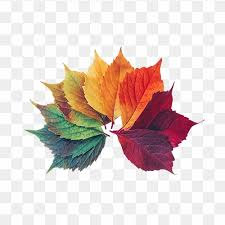
%> input picture HistogramEqualization/download.jpg, 225 x 225 px
$ octave 'Histogram_Equalization .m'   (GNU Octave 9; MATLAB toolbox functions it lacks are replaced by stand-ins)
%> lines starting %> are read from the running program, lines starting %| are printed output that depends on the picture
% Histogram Equalization - Implementation for grayscale images
% Enhances the contrast of an image by equalizing the intensity distribution
% Author: Sai Chandra Mouli (BT22ECI035)

clc;
clear all;
close all;

image = imread('download.jpg');
%> image is the input picture: size 225x225x3 uint8; mean R, G, B 223.3, 209.2, 204.4
gray_image = rgb2gray(image);
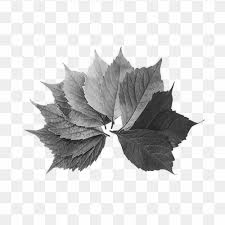
%> gray_image: size 225x225 uint8; min 11, max 255, mean 212.9

% Calculate histogram
[rows, cols] = size(gray_image);
%> rows = 225; cols = 225
L = 256;
histogram = zeros(1, L);
for i = 1:rows
    for j = 1:cols
        histogram(gray_image(i, j) + 1) = histogram(gray_image(i, j) + 1) + 1;
    end
end
%> after the loop, histogram = 256 values, max 9863 at index 255, min 0 at index 1, mean 197.8

% Histogram equalization
cdf = cumsum(histogram) / sum(histogram);
%> cdf = 256 values from 0 to 1
equalized_image = zeros(rows, cols, 'uint8');
for i = 1:rows
    for j = 1:cols
        equalized_image(i, j) = round(cdf(gray_image(i, j) + 1) * (L - 1));
    end
end
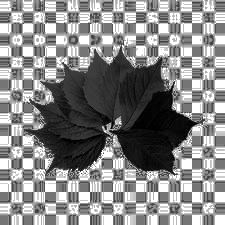
%> equalized_image: size 225x225 uint8; min 0, max 255, mean 135.1

% Calculate equalized histogram
equalized_histogram = zeros(1, L);
for i = 1:rows
    for j = 1:cols
        equalized_histogram(equalized_image(i, j) + 1) = equalized_histogram(equalized_image(i, j) + 1) + 1;
    end
end
%> after the loop, equalized_histogram = 256 values, max 9863 at index 255, min 0 at index 69, mean 197.8

% Calculate cumulative histograms
original_cdf = cumsum(histogram) / sum(histogram);
%> original_cdf = 256 values from 0 to 1
equalized_cdf = cumsum(equalized_histogram) / sum(equalized_histogram);
%> equalized_cdf = 256 values from 0.00176 to 1

% Display results
figure;
subplot(3, 2, 1), imshow(image), title('Original Image');
subplot(3, 2, 2), imshow(gray_image), title('Grayscale Image');
subplot(3, 2, 3), bar(0:L-1, histogram), title('Original Histogram');
subplot(3, 2, 4), imshow(equalized_image), title('Equalized Image');
subplot(3, 2, 5), bar(0:L-1, equalized_histogram), title('Equalized Histogram');

% Plot cumulative histograms
subplot(3, 2, 6);
hold on;
plot(0:L-1, original_cdf, 'r', 'LineWidth', 2); % Original CDF in red
plot(0:L-1, equalized_cdf, 'k', 'LineWidth', 2); % Equalized CDF in black
hold off;
title('Cumulative Histograms');
xlabel('Intensity Levels');
ylabel('Cumulative Probability');
legend('Original CDF', 'Equalized CDF');
xlim([0 255]);
ylim([0 1]);
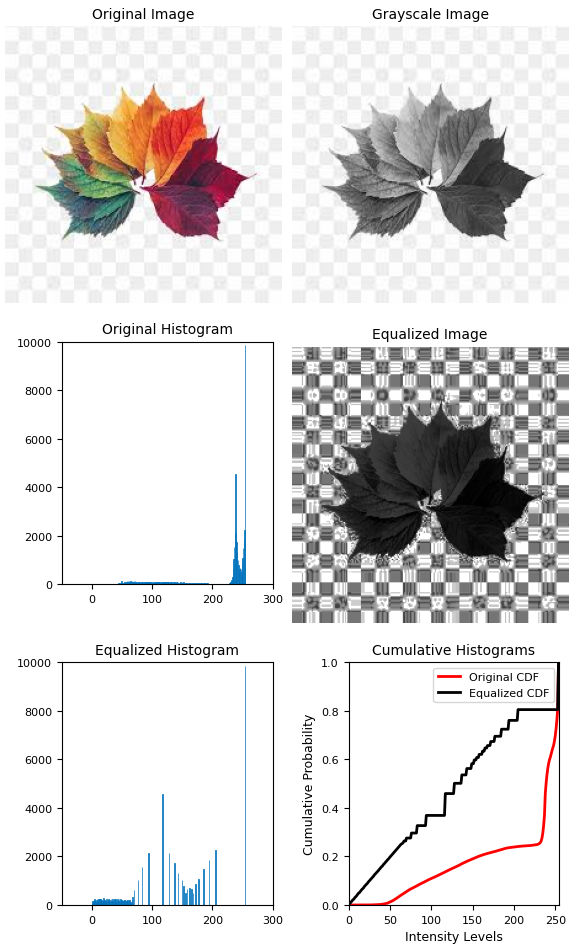
%> figure redrawn from the program's plot data, 6 panels
